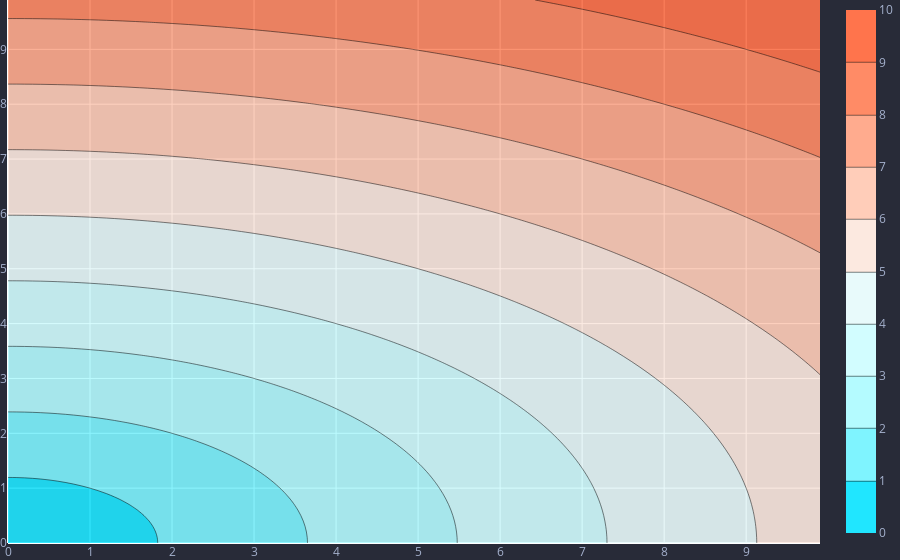

Notebook cell for this chart:
### Code cell
serve_CES_plot(0,0,10,10,ces)

### Figure 1 — Plotly figure (JSON) as saved in the notebook; plotly's stock layout.template omitted (floating-point values rounded to 4 significant figures; data arrays with more than 128 entries replaced by an {"elided": "..."} marker saying what was removed)
{"data": [{"autocontour": true, "colorscale": [[0, "#20e6ff"], [0.1429, "#9af8ff"], [0.2857, "#c8feff"], [0.4286, "#e5fcff"], [0.5714, "#ffe7dc"], [0.7143, "#ffc0a8"], [0.8571, "#ff916d"], [1, "#ff744c"]], "contours": {"end": 9, "size": 1, "start": 1}, "opacity": 0.9, "type": "contour", "x": [0, 0.1, 0.2, 0.3, 0.4, 0.5, 0.6, 0.7, 0.8, 0.9, 1, 1.1, 1.2, 1.3, 1.4, 1.5, 1.6, 1.7, 1.8, 1.9, 2, 2.1, 2.2, 2.3, 2.4, 2.5, 2.6, 2.7, 2.8, 2.9, 3, 3.1, 3.2, 3.3, 3.4, 3.5, 3.6, 3.7, 3.8, 3.9, 4, 4.1, 4.2, 4.3, 4.4, 4.5, 4.6, 4.7, 4.8, 4.9, 5, 5.1, 5.2, 5.3, 5.4, 5.5, 5.6, 5.7, 5.8, 5.9, 6, 6.1, 6.2, 6.3, 6.4, 6.5, 6.6, 6.7, 6.8, 6.9, 7, 7.1, 7.2, 7.3, 7.4, 7.5, 7.6, 7.7, 7.8, 7.9, 8, 8.1, 8.2, 8.3, 8.4, 8.5, 8.6, 8.7, 8.8, 8.9, 9, 9.1, 9.2, 9.3, 9.4, 9.5, 9.6, 9.7, 9.8, 9.9], "y": [0, 0.1, 0.2, 0.3, 0.4, 0.5, 0.6, 0.7, 0.8, 0.9, 1, 1.1, 1.2, 1.3, 1.4, 1.5, 1.6, 1.7, 1.8, 1.9, 2, 2.1, 2.2, 2.3, 2.4, 2.5, 2.6, 2.7, 2.8, 2.9, 3, 3.1, 3.2, 3.3, 3.4, 3.5, 3.6, 3.7, 3.8, 3.9, 4, 4.1, 4.2, 4.3, 4.4, 4.5, 4.6, 4.7, 4.8, 4.9, 5, 5.1, 5.2, 5.3, 5.4, 5.5, 5.6, 5.7, 5.8, 5.9, 6, 6.1, 6.2, 6.3, 6.4, 6.5, 6.6, 6.7, 6.8, 6.9, 7, 7.1, 7.2, 7.3, 7.4, 7.5, 7.6, 7.7, 7.8, 7.9, 8, 8.1, 8.2, 8.3, 8.4, 8.5, 8.6, 8.7, 8.8, 8.9, 9, 9.1, 9.2, 9.3, 9.4, 9.5, 9.6, 9.7, 9.8, 9.9], "z": {"elided": "100x100 float values"}, "zmax": 10, "zmin": 0}], "layout": {"autosize": true, "font": {"color": "#a5b1cd"}, "hovermode": "closest", "legend": {"orientation": "h", "x": 0, "y": -0.01}, "margin": {"b": 0, "l": 0, "r": 0, "t": 0}, "paper_bgcolor": "#282b38", "plot_bgcolor": "#282b38", "xaxis": {"autorange": true, "range": [0, 9.9], "type": "linear"}, "yaxis": {"autorange": true, "range": [0, 9.9], "type": "linear"}}}
